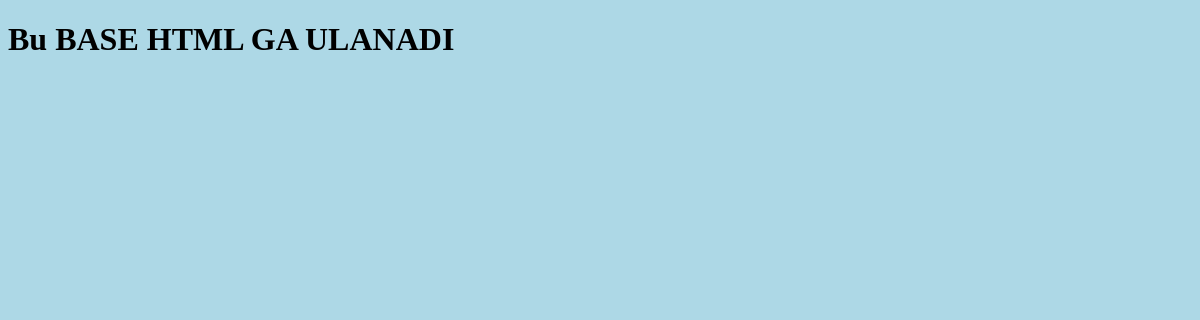
The page /project/ on the database as committed earlier.
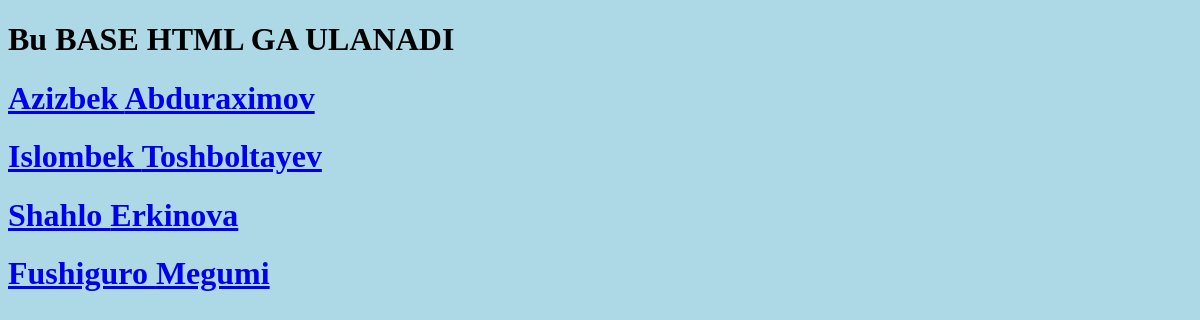
The same page on the database as committed later.
### app1/models.py (models this page shows, shortened)
class User(models.Model):
    ism=models.CharField(max_length=50,blank=False)
    familya=models.CharField(max_length=50,blank=False)
    yosh=models.PositiveIntegerField(default=16,blank=True)
    picture=models.ImageField(upload_to='images/',default='images/default.jpg',blank=True)
    slug=models.SlugField(blank=True,unique=True)

### app1/views.py (the view)
# urls.py: path('',views.users_list,name='users_list'),
def users_list(request):
    users=models.User.objects.all()
    return render(request,"app1/index.html",context={"odamlar": users})

### templates/app1/index.html
{% extends "app1/base.html" %}
{% block content %}
    {% include "app1/navbar.html"%}
    {% for odam in odamlar %}
        <a href="{% url 'user_view' odam.slug %}"><h1>{{ odam.ism }} {{odam.familya}}</h1></a>
    {% endfor %}
{% endblock %}

### templates/app1/base.html (shortened to what this page needs)
{% load static %}
<!DOCTYPE html>
<html lang="en">
<head>
    <link rel="stylesheet" href="{% static 'style.css' %}">
</head>
<body>
    {% block content %}
    {% endblock %}
</body>
</html>

### templates/app1/navbar.html (shortened to what this page needs)
<!DOCTYPE html>
<html lang="en">
<head>
</head>
<body>
   <h1>Bu BASE HTML GA ULANADI</h1>
</body>
</html>

### static/style.css (style rules this page uses)
body { background-color: lightblue; }

Rows that differ between the two databases and show on the page:
added User: ism "Azizbek", familya "Abduraximov"
added User: ism "Islombek", familya "Toshboltayev"
added User: ism "Shahlo", familya "Erkinova"
added User: ism "Fushiguro", familya "Megumi"
